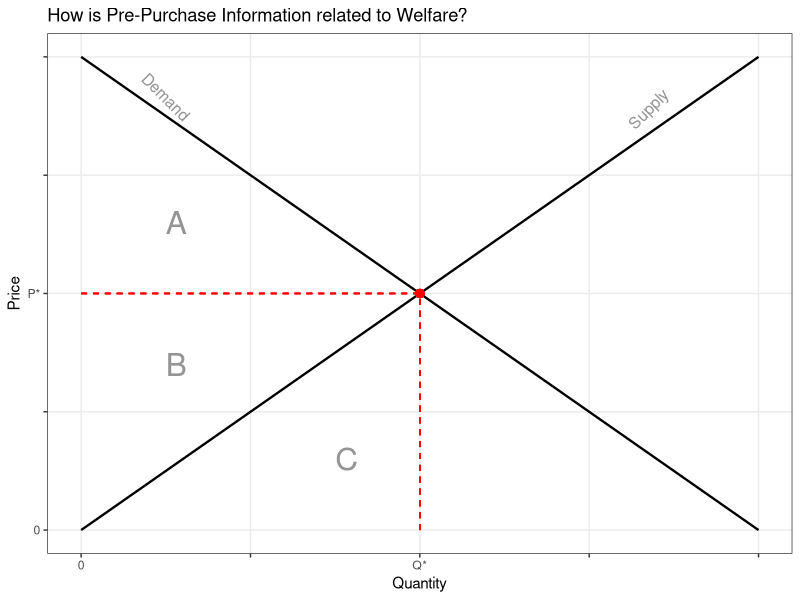

This figure's R source: (Note: this script raises an error after producing the figure.)
## ---- chunk 1

user.name = ''
## ---- chunk 2

#load the package "ggplot2"
library(ggplot2)
#Create a fictive data set 
demand <- c(2, 1.5, 1, 0.5, 0)
xAxis <- c(0, 1,2,3,4)
supply <- c(0, 0.5, 1, 1.5, 2)
xGroup <- c(1, 1, 1, 1, 1)
DatasetTest <- data.frame(Price = demand, Quantity = xAxis, Supply = supply, Group = xGroup)
#Create a plot
ggplot(data = DatasetTest) +
  geom_line(aes(x=Quantity, y=Price, group = Group), linetype = 1, size = 0.8) +
  geom_line(aes(x=Quantity, y=supply, group = Group), linetype = 1, size = 0.8) +
  geom_segment(aes(x = 2, y = 0, xend = 2, yend = 1), color = "red", linetype = "dashed") +
  geom_segment(aes(x = 0, y = 1, xend = 2, yend = 1), color = "red", linetype = "dashed") +
#Mark Zone A
  geom_text(aes(x=0.5, y=1.3, label = "A"), color = "black", hjust=0, size=8, alpha = 0.1) +
#Mark Zone B
  geom_text(aes(x=0.5, y=0.7, label = "B"), color = "black", hjust=0, size=8, alpha = 0.1) +
#Mark Zone C
  geom_text(aes(x=1.5, y=0.3, label = "C"), color = "black", hjust=0, size=8, alpha = 0.1) +  
#Mark intersection point
  geom_point(aes(x = 2, y=1), color = "red", size=2.5) +
#Add line description
geom_text(aes(x=0.5, y=1.83, label = "Demand"), color = "Black", angle = 315, size= 4, alpha=0.1) +
geom_text(aes(x=3.35, y=1.78, label = "Supply"), color = "Black", angle = 45, size= 4, alpha=0.1) +
#Set specific layout
  theme_bw() +
  labs(title = "How is Pre-Purchase Information related to Welfare?",
       x = "Quantity", 
       y = "Price") +
  scale_x_continuous(labels = c("0", "", "Q*", "", "")) +
  scale_y_continuous(labels = c("0", "", "P*", "", "")) +
  theme(
 # axis.text.y=element_blank(),
  panel.grid.minor=element_blank(),plot.background=element_blank())

## ---- chunk 3
#Create a fictive data set 
DatasetPE <- data.frame(
  Price = 1:10,
  Demand_05 = 10 - 0.5*1:10,
  Demand_1 = 10 - 1*1:10,
  Demand_2 = 10 - 2*1:10
)
colnames(DatasetPE) <- c("Price", "ε > 1", "ε = 1", "ε < 1")

DatasetPE <- DatasetPE %>% 
  pivot_longer(cols = starts_with("ε"), names_to = "ε", values_to = "Quantity_Value") 

# Umwandeln der Daten in "long format"
ggplot(data = DatasetPE, aes(x = Price, y = Quantity_Value, group = ε)) +
  geom_line() +
  theme_bw() +
  geom_segment(aes(x = 4, y = 8, xend = 4, yend = 9), color = "red", linetype = "dashed") +
  geom_segment(aes(x = 4, y = 9, xend = 2, yend = 9), color = "red", linetype = "dashed") +
  geom_text(aes(x=2.75, y=9.25, label = "ΔQU = 2"), color = "red", hjust=0, size=2.5, alpha = 0.1) +
  geom_text(aes(x=4.25, y=8.95, label = "ΔPU = 1"), color = "red", angle = 270, hjust=0, size=2.5, alpha = 0.1) +
  geom_text(aes(x=5, y=7.85, label = "ε = 2"), color = "black", angle = 337.5, hjust=0, size=4, alpha = 0.1) +
  
  geom_segment(aes(x = 4, y = 6, xend = 4, yend = 7), color = "red", linetype = "dashed") +
  geom_segment(aes(x = 4, y = 7, xend = 3, yend = 7), color = "red", linetype = "dashed") +
  geom_text(aes(x=3.15, y=7.2, label = "ΔQU = 1"), color = "red", hjust=0, size=2.5, alpha = 0.1) +
  geom_text(aes(x=4.25, y=6.9, label = "PU = 1"), color = "red", angle = 270, hjust=0, size=2.5, alpha = 0.1) +
  geom_text(aes(x=5, y=5.45, label = "ε = 1"), color = "black", angle = 315, hjust=0, size=4, alpha = 0.1) +
  
  geom_segment(aes(x = 4, y = 2, xend = 4, yend = 4), color = "red", linetype = "dashed") +
  geom_segment(aes(x = 4, y = 4, xend = 3, yend = 4), color = "red", linetype = "dashed") +
  geom_text(aes(x=3.15, y=4.2, label = "ΔQU = 1"), color = "red", hjust=0, size=2.5, alpha = 0.1) +
  geom_text(aes(x=4.25, y=3.45, label = "ΔPU = 2"), color = "red", angle = 270, hjust=0, size=2.5, alpha = 0.1) +
  geom_text(aes(x=4.6, y=1.7, label = "ε = 0,5"), color = "black", angle = 292.5, hjust=0, size=4, alpha = 0.1) +
  
  labs(title = "Demand Curves and their Price Elasticities",
       x = "Quantity in QU (Quantity Units)", 
       y = "Price in PU (Price Units)") +
  xlim(0, 10) + 
  ylim(0, 10) +
  scale_x_continuous(breaks = 0:10) +
  theme(panel.grid.minor=element_blank(),plot.background=element_blank()) 
## ---- chunk 4

#Create a fictive data set 
yPredQualityPrice <- c(1.6,1.0,0.50,0.15,-0.10)
xQuan <- c(1,2,3,4,5)
yRealQualityPrice <- c(2.1,1.5,1,0.65,0.4)
xGroup <- c(1, 1, 1, 1, 1)
DatasetTest <- data.frame(Pred_Price = yPredQualityPrice, Quan = xQuan, Real_Price = yRealQualityPrice, Group = xGroup)

#Create a plot
ggplot(data = DatasetTest) +
  geom_line(aes(x=Quan, y=Pred_Price, group = Group), linetype = 2, size = 0.9) +
  geom_line(aes(x=Quan, y=Real_Price, group = Group), linetype = 1, size = 0.9) +
  geom_segment(aes(x = 2, y = 0, xend = 2, yend = 1), color = "red", linetype = "dashed") +
  geom_segment(aes(x = 3, y = 0, xend = 3, yend = 1), color = "red", linetype = "dashed") +
  geom_segment(aes(x = 4, y = 0, xend = 4, yend = 1), color = "red", linetype = "dashed") +
  geom_segment(aes(x = 0, y = 1, xend = 5, yend = 1),size=1.1, color = "red") +

#Mark Zone A
  geom_text(aes(x=1.25, y=1.15, label = "A"), color = "black", hjust=0, size=5, alpha = 0.1) +
  geom_segment(aes(x = 1, y = 1, xend = 1, yend = 1.5), color = "black", linetype = "dashed") +
#Mark Zone B
  geom_text(aes(x=1.5, y=1.5, label = "B"), color = "black", hjust=0, size=5, alpha = 0.1) +
  geom_segment(aes(x = 1, y = 1.5, xend = 1, yend = 2.1), color = "black", linetype = "dashed") +
  geom_segment(aes(x = 2, y = 1, xend = 2, yend = 1.5), color = "black", linetype = "dashed") +
#Mark Zone C
  geom_text(aes(x=2.27, y=1.17, label = "C"), color = "black", hjust=0, size=5, alpha = 0.1) +
#Mark Zone D
  geom_text(aes(x=3.6, y=0.9, label = "D"), color = "black", hjust=0, size=5, alpha = 0.1) +
  geom_segment(aes(x = 4, y = 0.65, xend = 4, yend = 1), color = "black", linetype = "dashed") +
#Mark intersection points
  geom_point(aes(x = 2, y=1), color = "red", size=2.5) +
  geom_point(aes(x = 4, y=1), color = "red", size=2.5) +
  geom_text(aes(x=1.8, y=0.93, label = "P1"), color = "black", hjust=0, size=3, alpha = 0.1) +
  geom_text(aes(x=3.8, y=0.93, label = "P2"), color = "black", hjust=0, size=3, alpha = 0.1) +

#Add line description
  geom_text(aes(x=0, y=1.55, label = "Expected Quality without \nPre-Purchase Information\n _  _  _  _  _  _  _  _  _  _  "), color = "Black", hjust=0, size= 2.2, alpha=0.1) + 
  geom_text(aes(x=0, y=2.05, label = "Actual Quality with \nPre-Purchase Information\n ___________________"), color = "Black", hjust=0, size= 2.2, alpha=0.1) +
  
#Set specific layout
  theme_bw() +
  labs(title = "How is Pre-Purchase Information related to Welfare?",
       x = "Quantity", 
       y = "Price") +
  scale_x_continuous(breaks = 1:5, labels = c("", "Q1", "Q*", "Q2", "")) +
  theme(
  axis.text.y=element_blank(),
  panel.grid.minor=element_blank(),plot.background=element_blank())

## ---- chunk 5
# Enter your code here.
#use readRDS("file_name.RDS") to load your data
## ---- chunk 6
#use head(data set name) to show your data set
## ---- chunk 7

#Creating two new dummy variables to indicate professional reviews from non-NYT Magazines and from all Magazines
data$DOTH <- ifelse(data$DBG == 1 | data$DCHI == 1 | data$DLAT == 1 | data$DWAPO == 1 | data$DWSJ == 1 , 1, 0)
data$DALL <- ifelse(data$DBG == 1 | data$DCHI == 1 | data$DLAT == 1 | data$DWAPO == 1 | data$DWSJ == 1 | data$DNYT == 1 , 1, 0)

#Calculate professional review shares 
Share_of_NYT_Ratings <- paste0(round(mean(data$DNYT, na.rm = TRUE)*100, 2), "%") 
Share_of_BG_Ratings <- paste0(round(mean(data$DBG, na.rm = TRUE)*100, 2), "%") 
Share_of_CHI_Ratings <- paste0(round(mean(data$DCHI, na.rm = TRUE)*100, 2), "%")
Share_of_LAT_Ratings <- paste0(round(mean(data$DLAT, na.rm = TRUE)*100, 2), "%") 
Share_of_WAPO_Ratings <- paste0(round(mean(data$DWAPO, na.rm = TRUE)*100, 2), "%") 
Share_of_DWSJ_Ratings <- paste0(round(mean(data$DWSJ, na.rm = TRUE)*100, 2), "%") 
Share_of_OTH_Ratings <- paste0(round(mean(data$DOTH, na.rm = TRUE)*100, 2), "%") 
Share_of_ALL_Ratings <- paste0(round(mean(data$DALL, na.rm = TRUE)*100, 2), "%")

#Create a table to illustrate the shares
DesRat <- data.frame(Share_of_NYT_Ratings = c(Share_of_NYT_Ratings, n_distinct(data$titleno[data$DNYT == 1])), Share_of_BG_Ratings = c(Share_of_BG_Ratings, n_distinct(data$titleno[data$DBG == 1])), Share_of_CHI_Ratings = c(Share_of_CHI_Ratings, n_distinct(data$titleno[data$DCHI == 1])), Share_of_LAT_Ratings = c(Share_of_LAT_Ratings, n_distinct(data$titleno[data$DLAT == 1])), Share_of_WAPO_Ratings = c(Share_of_WAPO_Ratings, n_distinct(data$titleno[data$DWAPO == 1])), Share_of_DWSJ_Ratings = c(Share_of_DWSJ_Ratings, n_distinct(data$titleno[data$DWSJ == 1])), Share_of_OTH_Ratings = c(Share_of_OTH_Ratings, n_distinct(data$titleno[data$DOTH == 1])), Share_of_ALL_Ratings = c(Share_of_ALL_Ratings, n_distinct(data$titleno[data$DALL == 1], n_distinct(data$titleno))))

#Create Row Names
rownames(DesRat) <- c("Relative share", "Absolut share") 

#Use of kbl() funktion to create a visualable table
DesRat  %>%
kbl(col.names = c("Share_of_NYT_Ratings" = "New York Times", "Share_of_BG_Ratings" = "Boston Globe", "Share_of_CHI_Ratings" = "Chicago Tribune", "Share_of_LAT_Ratings" = "Los Angeles Times", "Share_of_WAPO_Ratings" = "Washington Post", "Share_of_DWSJ_Ratings" = "Wall Street Journal", "Share_of_OTH_Ratings" = "Non New York Times", "Share_of_ALL_Ratings" = "All"), caption = "Share of Professional Reviewed Books ") %>%
  kable_paper("striped", full_width = TRUE) %>%
  kable_styling(bootstrap_options = c("striped", "hover", "condensed", "responsive")) 
## ---- chunk 8

#gt_table

#Create a table to illustrate the shares
DesIntersection <- data.frame(Intersection_NYT = c(NA, n_distinct(data$titleno[data$DNYT == 1 & data$DLAT == 1]), n_distinct(data$titleno[data$DNYT == 1 & data$DBG == 1]), n_distinct(data$titleno[data$DNYT == 1 & data$DCHI == 1]), n_distinct(data$titleno[data$DNYT == 1 & data$DWAPO == 1]), n_distinct(data$titleno[data$DNYT == 1 & data$DWSJ == 1]), n_distinct(data$titleno[data$DNYT == 1 & data$DOTH== 0])),
  
                              Intersection_LAT = c(n_distinct(data$titleno[data$DLAT == 1 & data$DNYT == 1]), NA, n_distinct(data$titleno[data$DLAT == 1 & data$DBG == 1]), n_distinct(data$titleno[data$DLAT == 1 & data$DCHI == 1]), n_distinct(data$titleno[data$DLAT == 1 & data$DWAPO == 1]), n_distinct(data$titleno[data$DLAT == 1 & data$DWSJ == 1]), n_distinct(data$titleno[data$DLAT == 1 & data$DWSJ == 0 & data$DWAPO == 0 & data$DCHI == 0 & data$DBG == 0 & data$DNYT == 0])),
                              
                              
                              Intersection_BG = c(n_distinct(data$titleno[data$DBG == 1 & data$DNYT == 1]), n_distinct(data$titleno[data$DBG == 1 & data$DLAT == 1]),  NA, n_distinct(data$titleno[data$DBG == 1 & data$DCHI == 1]), n_distinct(data$titleno[data$DBG == 1 & data$DWAPO == 1]), n_distinct(data$titleno[data$DBG == 1 & data$DWSJ == 1]),n_distinct(data$titleno[data$DBG == 1 & data$DWSJ == 0 & data$DWAPO == 0 & data$DCHI == 0 & data$DLAT == 0 & data$DNYT == 0])),
                              
                              Intersection_CHI = c(n_distinct(data$titleno[data$DCHI == 1 & data$DNYT == 1]), n_distinct(data$titleno[data$DCHI == 1 & data$DLAT == 1]), n_distinct(data$titleno[data$DCHI == 1 & data$DBG == 1]), NA, n_distinct(data$titleno[data$DCHI == 1 & data$DWAPO == 1]), n_distinct(data$titleno[data$DCHI == 1 & data$DWSJ == 1]),n_distinct(data$titleno[data$DCHI == 1 & data$DWSJ == 0 & data$DWAPO == 0 & data$DLAT== 0 & data$DBG == 0 & data$DNYT == 0])),
                              
                              Intersection_WAPO = c(n_distinct(data$titleno[data$DWAPO == 1 & data$DNYT == 1]), n_distinct(data$titleno[data$DWAPO == 1 & data$DLAT == 1]), n_distinct(data$titleno[data$DWAPO == 1 & data$DBG == 1]), n_distinct(data$titleno[data$DWAPO == 1 & data$DCHI == 1]), NA, n_distinct(data$titleno[data$DWAPO == 1 & data$DWSJ == 1]), n_distinct(data$titleno[data$DWAPO == 1 & data$DWSJ == 0 & data$DLAT == 0 & data$DCHI == 0 & data$DBG == 0 & data$DNYT == 0])),
                              
                              Intersection_DWSJ = c(n_distinct(data$titleno[data$DWSJ == 1 & data$DNYT == 1]), n_distinct(data$titleno[data$DWSJ == 1 & data$DLAT == 1]), n_distinct(data$titleno[data$DWSJ == 1 & data$DBG == 1]), n_distinct(data$titleno[data$DWSJ == 1 & data$DCHI == 1]), n_distinct(data$titleno[data$DWSJ == 1 & data$DWAPO == 1]), NA, n_distinct(data$titleno[data$DWSJ == 1 & data$DWAPO == 0 & data$DLAT == 0 & data$DCHI == 0 & data$DBG == 0 & data$DNYT == 0])))
                    
#DesIntersection <- rbind(DesIntersection, colSums(DesIntersection, na.rm = TRUE))

row.names(DesIntersection) <- c("New York Times", "Los Angeles Times", "Boston Globe", "Chicago Tribune", "Washington Post", "Wall Street Journal", "Without Intersections")

DesIntersection  %>%
kbl(col.names = c("Intersection_NYT" = "∩ New York Times", "Intersection_LAT" = "∩ Los Angeles Times", "Intersection_BG" = "∩ Boston Globe",  "∩ Intersection_CHI" = "∩ Chicago Tribune", "∩ Intersection_WAPO" = "∩ Washington Post", "Intersection_DWSJ" = "∩ Wall Street Journal"), caption = "Intersections between New York Times and other magazines ") %>%
  kable_paper("striped", full_width = TRUE) %>%
  kable_styling(bootstrap_options = c("striped", "hover", "condensed", "responsive")) 

## ---- chunk 9
# Enter your code here.
## ---- chunk 10
# Enter your code here.
## ---- chunk 11
# Enter your code here.
## ---- chunk 12
# Enter your code here.
## ---- chunk 13
# Enter your code here.
## ---- chunk 14
# Enter your code here.
## ---- chunk 15
# Enter your code here.
## ---- chunk 16
# Enter your code here.
## ---- chunk 17
# Enter your code here.
